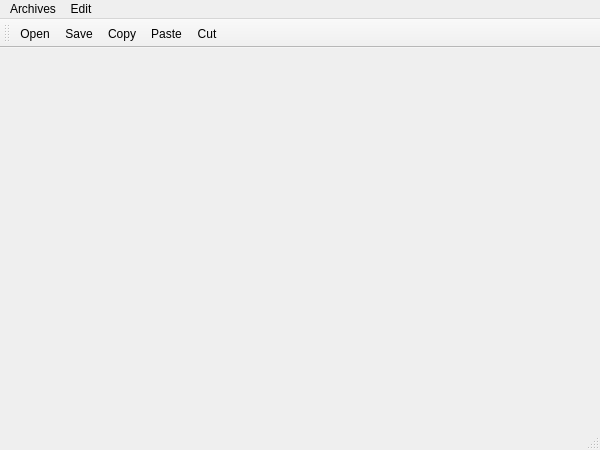
<?xml version="1.0" encoding="UTF-8"?>
<ui version="4.0">
 <class>Calculadora</class>
 <widget class="QMainWindow" name="Calculadora">
  <property name="geometry">
   <rect>
    <x>0</x>
    <y>0</y>
    <width>600</width>
    <height>450</height>
   </rect>
  </property>
  <property name="windowTitle">
   <string>MainWindow</string>
  </property>
  <widget class="QWidget" name="centralwidget"/>
  <widget class="QMenuBar" name="menubar">
   <property name="geometry">
    <rect>
     <x>0</x>
     <y>0</y>
     <width>600</width>
     <height>22</height>
    </rect>
   </property>
   <widget class="QMenu" name="menuArchives">
    <property name="title">
     <string>Archives</string>
    </property>
    <addaction name="actionOpen"/>
    <addaction name="actionSave"/>
    <addaction name="separator"/>
    <addaction name="actionGo_Back"/>
   </widget>
   <widget class="QMenu" name="menuEdit">
    <property name="title">
     <string>Edit</string>
    </property>
    <addaction name="actionCopy"/>
    <addaction name="actionPaste"/>
    <addaction name="actionCut"/>
   </widget>
   <addaction name="menuArchives"/>
   <addaction name="menuEdit"/>
  </widget>
  <widget class="QStatusBar" name="statusbar"/>
  <widget class="QToolBar" name="toolBar">
   <property name="windowTitle">
    <string>toolBar</string>
   </property>
   <attribute name="toolBarArea">
    <enum>TopToolBarArea</enum>
   </attribute>
   <attribute name="toolBarBreak">
    <bool>false</bool>
   </attribute>
   <addaction name="actionOpen"/>
   <addaction name="actionSave"/>
   <addaction name="actionCopy"/>
   <addaction name="actionPaste"/>
   <addaction name="actionCut"/>
  </widget>
  <action name="actionOpen">
   <property name="icon">
    <iconset resource="assets.qrc">
     <normaloff>:/icons/open.png</normaloff>:/icons/open.png</iconset>
   </property>
   <property name="text">
    <string>Open</string>
   </property>
  </action>
  <action name="actionSave">
   <property name="icon">
    <iconset resource="assets.qrc">
     <normaloff>:/icons/save.png</normaloff>:/icons/save.png</iconset>
   </property>
   <property name="text">
    <string>Save</string>
   </property>
  </action>
  <action name="actionGo_Back">
   <property name="text">
    <string>Go Back</string>
   </property>
  </action>
  <action name="actionCopy">
   <property name="icon">
    <iconset resource="assets.qrc">
     <normaloff>:/icons/copy.png</normaloff>:/icons/copy.png</iconset>
   </property>
   <property name="text">
    <string>Copy</string>
   </property>
  </action>
  <action name="actionPaste">
   <property name="icon">
    <iconset resource="assets.qrc">
     <normaloff>:/icons/paste.png</normaloff>:/icons/paste.png</iconset>
   </property>
   <property name="text">
    <string>Paste</string>
   </property>
  </action>
  <action name="actionCut">
   <property name="icon">
    <iconset resource="assets.qrc">
     <normaloff>:/icons/cut.png</normaloff>:/icons/cut.png</iconset>
   </property>
   <property name="text">
    <string>Cut</string>
   </property>
  </action>
 </widget>
 <resources>
  <include location="assets.qrc"/>
 </resources>
 <connections/>
</ui>
